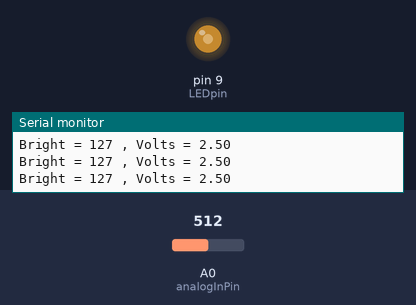
Bench run of a sketch on a simulated Arduino Uno, built with avr-gcc and run on an emulated ATmega328P. Shown: output pins drawn as LEDs (lit = HIGH), the last lines printed to the serial monitor. The test bench sets the inputs (shaded band); at power-on: A0 (analogInPin) = 512.

Above: at 1.2 s.
1.3 s: A0 (analogInPin) set to 419
At 1.8 s:
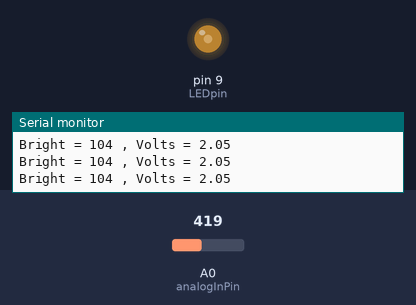
4.3 s: A0 (analogInPin) set to 388
At 4.7 s:
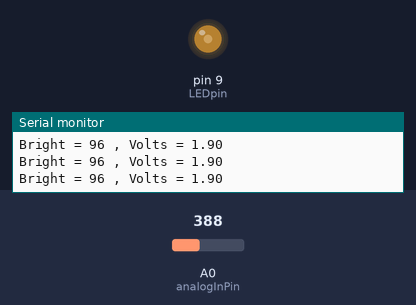
7.3 s: A0 (analogInPin) set to 716
At 8.2 s:
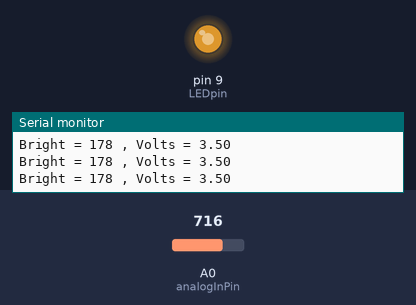
8.8 s: A0 (analogInPin) set to 122
At 9.6 s:
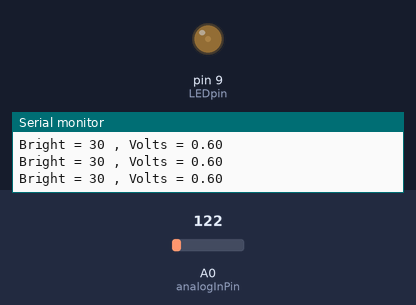
10.3 s: A0 (analogInPin) set to 900
At 11.3 s:
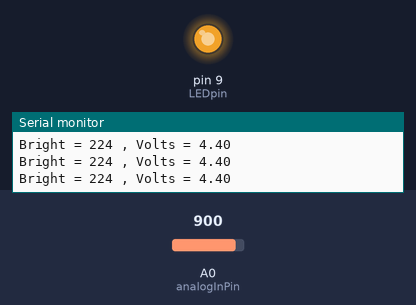
11.8 s: A0 (analogInPin) set to 0
At 12.8 s:
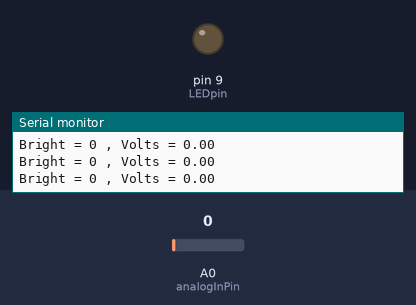
Timing chart, 0 to 14.3 s (numbered marks = the images above; inputs shaded):
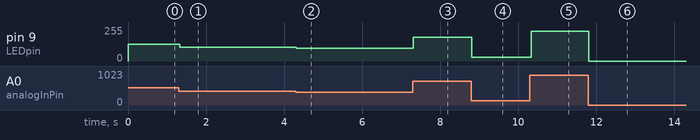

Measured:
- after the input at 1.3 s, pin 9 (LEDpin): 127/255 → 104/255 at once
- after the input at 4.3 s, pin 9 (LEDpin): 104/255 → 96/255 at once
- after the input at 7.3 s, pin 9 (LEDpin): 96/255 → 178/255 at once
- after the input at 8.8 s, pin 9 (LEDpin): 178/255 → 30/255 at once
- after the input at 10.3 s, pin 9 (LEDpin): 30/255 → 224/255 at once
- after the input at 11.8 s, pin 9 (LEDpin): 224/255 → 0/255 at once

The sketch:

potentiometer.ino
```cpp
int analogInPin = A0;  // Analog input pin that the potentiometer is attached to
int sensorValue = 0;        // value read from the potentiometer
float Volts;
int bright;
int LEDpin=9;
void setup() {
Serial.begin(9600);
pinMode(LEDpin,OUTPUT);
}
void loop() {
  // read the analog in value:
  sensorValue = analogRead(analogInPin);
  Volts = sensorValue*(5.0/1023);
  // wait 2 milliseconds before the next loop for the analog-to-digital
  // converter to settle after the last reading:
  bright = sensorValue*(255.0/1023);
  analogWrite(LEDpin,bright);
  Serial.print("Bright = ");
  Serial.print(bright);
  Serial.print(" , ");
  Serial.print("Volts = ");
  Serial.print(Volts);
  Serial.println("");
}
```
